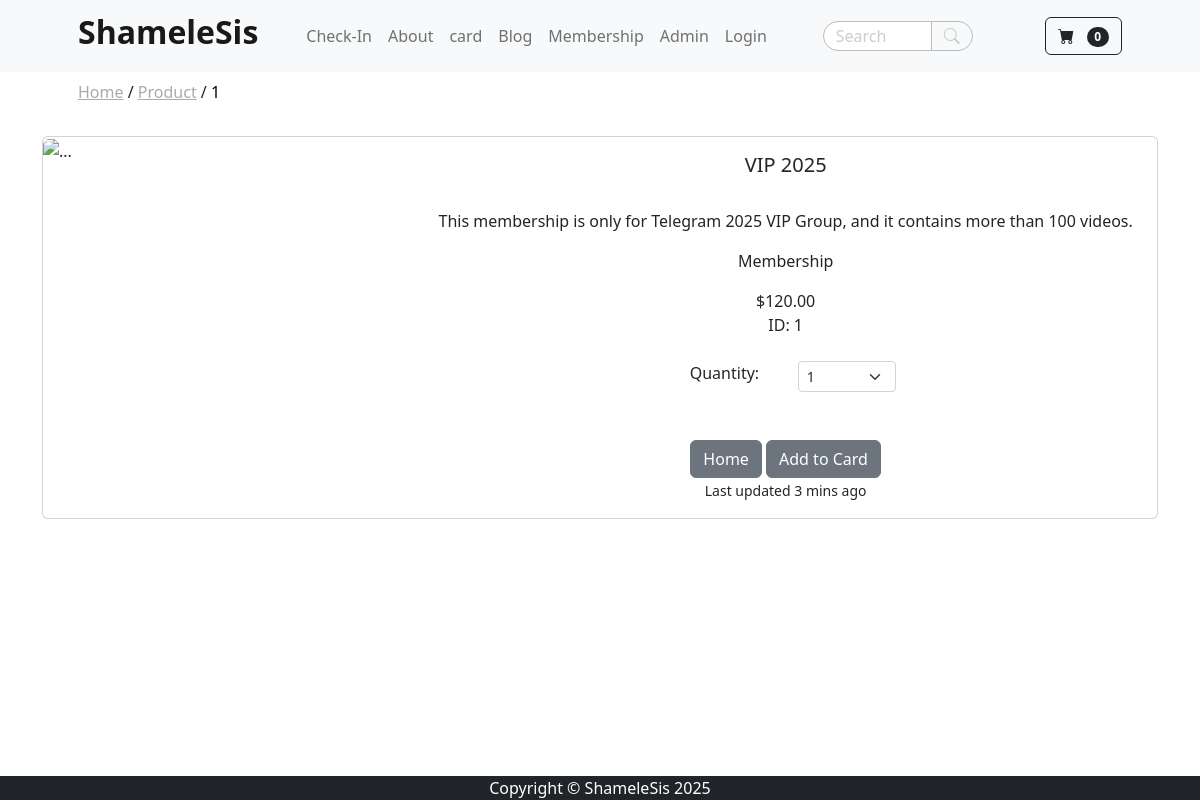
Page /product/1 on the committed database.
### store/models.py (models this page shows, shortened)
class Product(models.Model):
    name = models.CharField(max_length=100)
    price = models.DecimalField(default=0, decimal_places=2, max_digits=6)
    category = models.ForeignKey(Category, on_delete=models.CASCADE, default=1)
    description = models.CharField(max_length=250, default='', blank=True, null=True)
    image = CloudinaryField('image')
    is_sale = models.BooleanField(default=False)
    sale_price = models.DecimalField(default=0, decimal_places=2, max_digits=6)

class Category(models.Model):
    name = models.CharField(max_length=50)
    def __str__(self):
        return self.name
    class Meta:
        verbose_name_plural = 'categories'

### store/views.py (the view)
# urls.py: path('product/<int:pk>', views.product, name='product'),
def product(request,pk):
    product = Product.objects.get(id=pk)
    return render(request, 'product.html', {'product':product})

### cart/cart.py (called while the page is built)
    def __len__(self):
        return len(self.cart)

### cart/context_processors.py (called while the page is built)
def cart(request):
    return {'cart': Cart(request)}

### hostel/context_processors.py (called while the page is built)
def language(request):
    return {
        'lang': request.session.get('lang', 'en')
    }

### store/context_processors.py (called while the page is built)
def base_breadcrumbs(request):
    path = request.path
    parts = path.strip('/').split('/')
    breadcrumbs = []
    url = ''
    for part in parts:
        url += f'/{part}'
        breadcrumbs.append({'name': part.replace('_', ' ').capitalize(), 'url': url})
    return {'breadcrumbs': breadcrumbs}

### store/templatetags/breadcrumbs.py (called while the page is built)
@register.inclusion_tag('breadcrumbs.html')
def show_breadcrumbs(breadcrumbs):
    return {'breadcrumbs': breadcrumbs}

### store/templates/product.html (shortened to what this page needs)
{% extends 'base.html' %}
{% block content %}
<div class="container">
  <br/>
  <div class="card mb-3">
    <div class="row g-0">
      <div class="col-md-4">
        <img src="{{ product.image.url }}" class="img-fluid rounded-start" alt="...">
      </div>
      <div class="col-md-8">
        <div class="card-body">
          <center>
            <h5 class="card-title">{{ product.name }}</h5>
            <br/>
            <p class="card-text justified">{{ product.description }}</p>
            <p class="card-text justified">{{ product.category }}</p>
            {% if product.is_sale %}
              <div class="d-flex justify-content-center small text-warning mb-2">
                <div class="bi-star-fill"></div>
                &nbsp;&nbsp;Sale&nbsp;&nbsp;
                <div class="bi-star-fill"></div>
              </div>
              <strike>${{ product.price }}</strike>
              &nbsp;
              ${{ product.sale_price }}
            {% else %}
              ${{ product.price }}
              <br/>ID: {{ product.id }}
            {% endif %}
            <br/><br/>
            <div class="row justify-content-center">
              <div class="col-md-2">Quantity:</div>
              <div class="col-md-2">
                <select class="form-select form-select-sm" id="qty-cart">
                  <option value="1">1</option>
                </select>
              </div>
            </div>
            <br/><br/>
            <a href="{% url 'home' %}" class="btn btn-secondary">Home</a>
            <button type="button" class="btn btn-secondary"
                    value="{{ product.id }}" id="add-cart">
              Add to Card
            </button>
            <p class="card-text">
              <small class="text-body-secondary">Last updated 3 mins ago</small>
            </p>
          </center>
        </div>
      </div>
    </div>
  </div>
</div>
<br/><br/><br/>
{% endblock %}

### static/css/styles_customized.css (style rules this page uses)
html, body { height: 100%; margin: 0; display: flex; flex-direction: column; }

### rows in the picture
Product: name "VIP 2025", description "This membership is only for Telegram 2025 VIP Group, and it contains more than 100 videos.", category "Membership", price "120.00", id "1"

### other values in the picture
{{ cart|length }} "0"
{{ crumb.name }} "Product"
{{ crumb.name }} "1"
